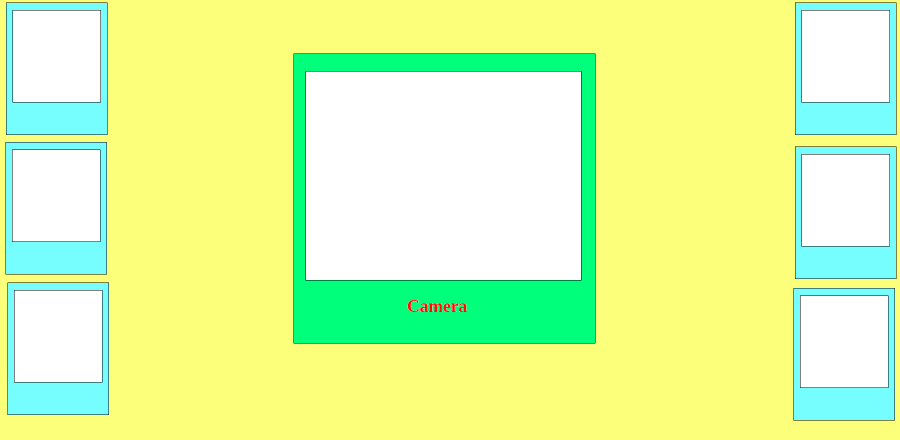
#> input picture build_API/find_coordinates_background/background.png, 1800 x 880 px (shown at 1/2 size)
$ python find_coordinates.py
#> lines starting #> are read from the running program, lines starting #| are printed output that depends on the picture; after the words box and inside, x2 and y2 are one past the last pixel; in counts of white or black regions, pixels touching at a corner belong together
import cv2
coordinate=[]
image = cv2.imread("background.png")
#> image is the input picture: shape (880, 1800, 3); mean B, G, R 166.4, 252.5, 221.4

# for i in range(1,image.shape[0]-1):
#    for j in range(1,image.shape[1]-1):
#        if (image[i][j][0] == 255 and image[i][j][1] == 255 and image[i][j][2] == 255 and image[i+1][j][0] != 255 and image[i][j+1][0] != 255):
#           coordinate.append({i, j})
#           print(str(i)+" "+str(j))
# for y in coordinate:
# 21 26
# 21 1604
# 143 612
# 300 25
# 309 1604
# 581 29
# 592 1601

# 203 200
# 203 1778
# 482 199
# 491 1778
# 559 1161
# 763 203
# 774 1775
coors = [[21, 26], [21, 1604], [300, 25], [309, 1604], [581, 29], [592, 1601], [143, 612]]
coorsend=[[203,200],[203,1778],[482,199],[491,1778],[763,203],[774,1775],[559,1161]]
for i in range(4,5):
  for x in range(coors[i][0], coorsend[i][0] + 1):
    for x1 in range(coors[i][1],coorsend[i][1]+1):
      image[x][x1][0] = 100
      image[x][x1][1] = 100
      image[x][x1][2] = 100
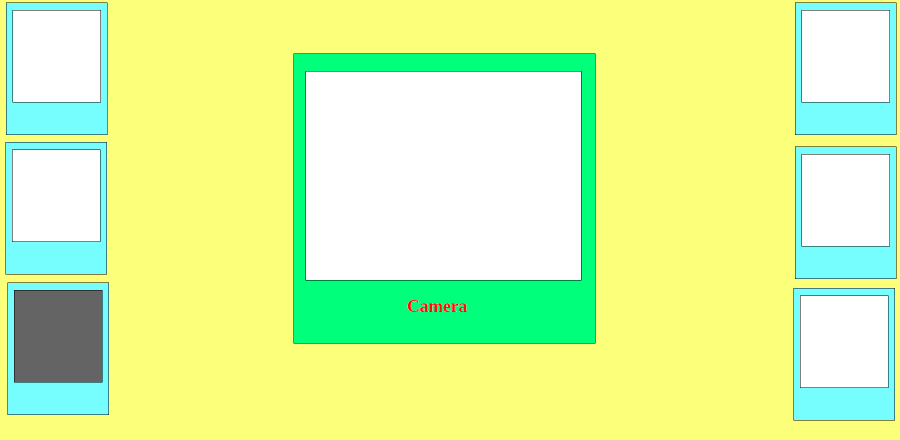
#> image: shape (880, 1800, 3) (shown at 1/2 size); 2.02% of pixels changed, all inside (x1, y1, x2, y2) = (29, 581, 204, 764)
cv2.imwrite("image1.jpg",image)
